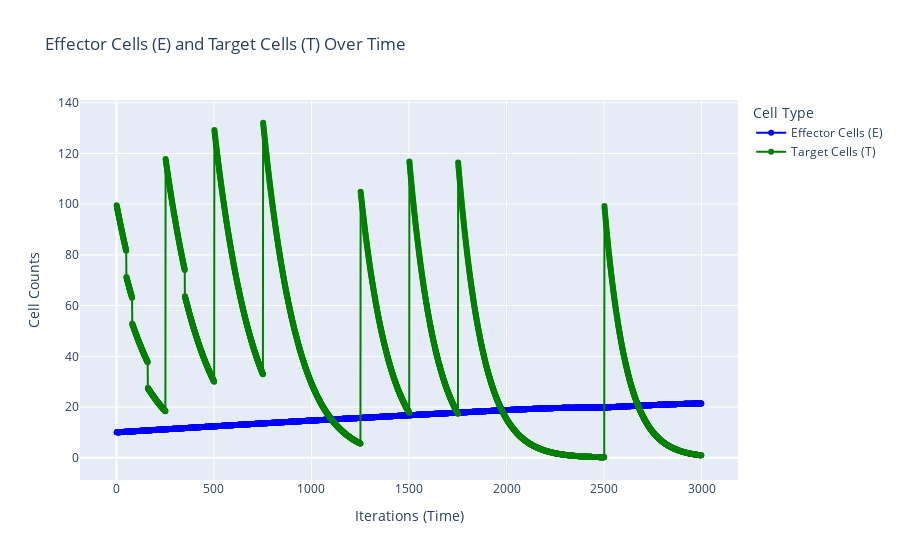

The notebook cell saved with this chart:
### Code cell
results = model._observe_repated_infection(iterations = 1000, num_of_infections = 2, dose = 10**2)
model._plot_scatter()

### Figure 1 — Plotly figure (JSON) as saved in the notebook; plotly's stock layout.template omitted (floating-point values rounded to 4 significant figures; data arrays with more than 128 entries replaced by an {"elided": "..."} marker saying what was removed)
{"data": [{"line": {"color": "blue"}, "mode": "lines+markers", "name": "Effector Cells (E)", "type": "scatter", "x": {"elided": "2999 int values"}, "y": {"elided": "3000 float values"}}, {"line": {"color": "green"}, "mode": "lines+markers", "name": "Target Cells (T)", "type": "scatter", "x": {"elided": "2999 int values"}, "y": {"elided": "3000 float values"}}], "layout": {"autosize": true, "legend": {"title": {"text": "Cell Type"}}, "title": {"text": "Effector Cells (E) and Target Cells (T) Over Time"}, "xaxis": {"autorange": true, "range": [-181.8, 3182.0], "title": {"text": "Iterations (Time)"}, "type": "linear"}, "yaxis": {"autorange": true, "range": [-10.7, 143.0], "title": {"text": "Cell Counts"}, "type": "linear"}}}
